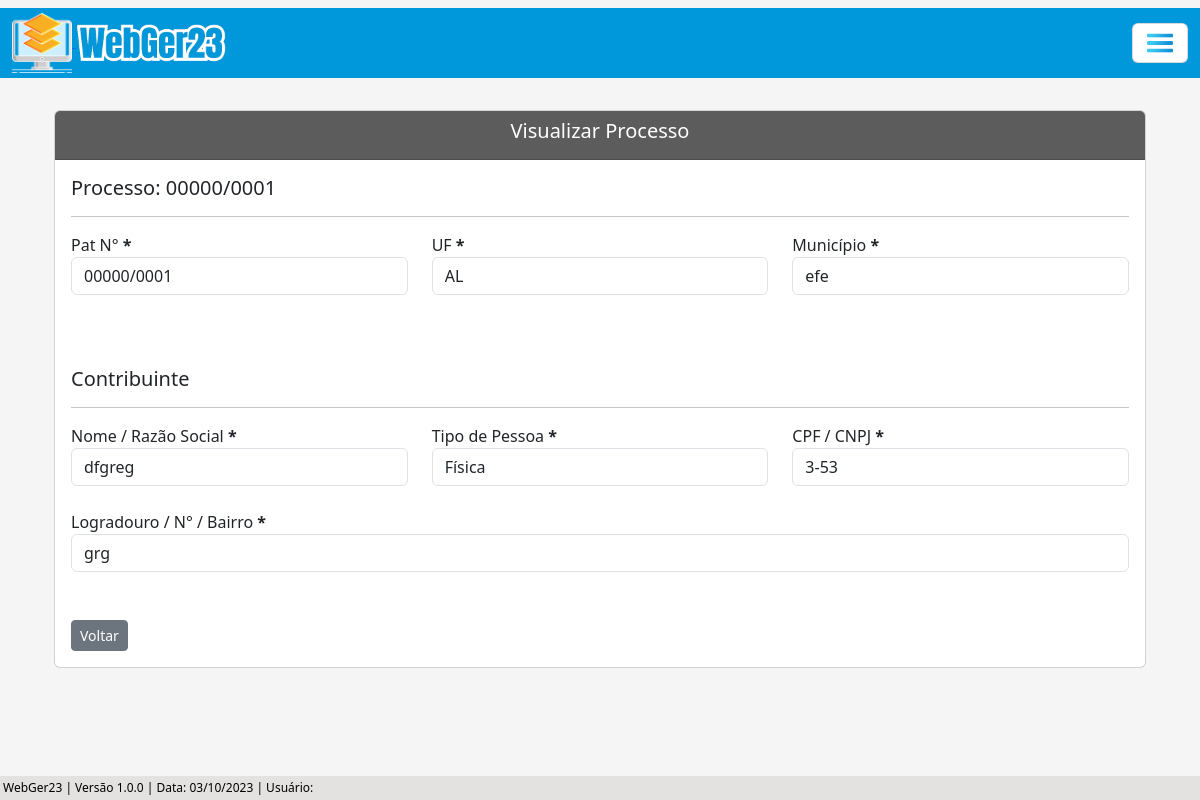
Page /visualizar/processo-adm/1/ on the earlier database version.
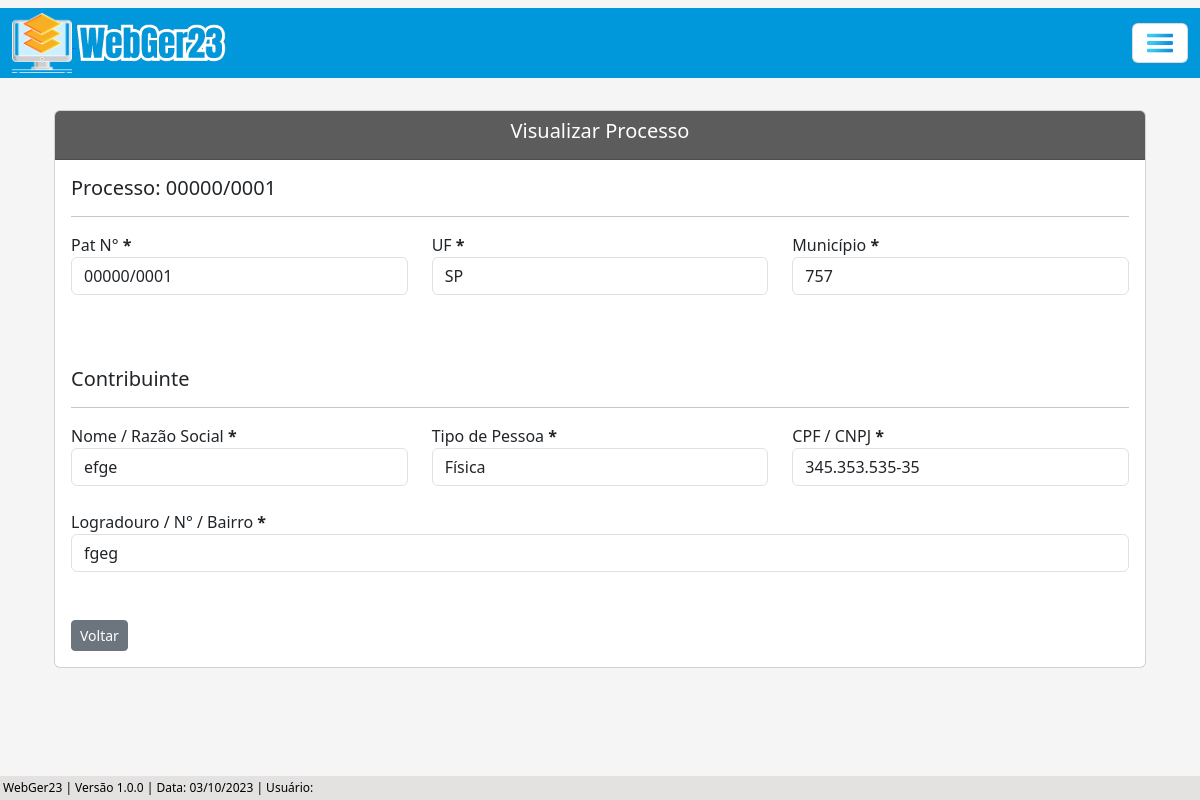
Same page on the later database version.
### processo/models.py (models this page shows, shortened)
class Base(models.Model): # Classe base, será herdada pelas outras classes
    data_criacao = models.DateField('data_criação', auto_now_add=True)
    data_alteracao = models.DateField('Alterado', auto_now=True)
    ativo = models.BooleanField('Ativo?', default=True)
    class Meta:
        abstract = True

class ProcessoAdm(Base):
    tipo_pessoas = (
        ('Física', 'Física'), ('Jurídica', 'Jurídica'),
    )
    criador_processo_adm = models.ForeignKey(get_user_model(), verbose_name='Usuário Criador', on_delete=models.CASCADE) # Usuário que criou o processo, utilizando chave primária com o get_user_model do django, para utilizar o usuário logado automaticamente
    numero = models.CharField(unique=True, verbose_name='N°', max_length=10) # Número do processo
    municipio = models.CharField(max_length=50, verbose_name='Município') # Município
    uf = models.CharField(max_length=2) # UF
    data_inicial = models.DateField(blank=True, null=True) # Data Inicial do Período do processo
    data_final = models.DateField(blank=True, null=True) # Data final do Período do processo
    data_div_ativa = models.DateField(blank=True, null=True) # Data dívida ativa
    valor_atributo = models.CharField(max_length=14, blank=True, null=True)  # Valor do atributo
    valor_multa = models.CharField(max_length=14, blank=True, null=True) # Valor da multa
    valor_credito = models.CharField(max_length=14, blank=True, null=True) # Valor do crédito
    valor_atualizado = models.CharField(max_length=14, blank=True, null=True) # Valor do atualizado
    data_valor_atualizado = models.DateField(blank=True, null=True) # Data valor atualizado
    nome_contribuinte = models.CharField(max_length=50)  # Nome / Razão Social
    tipo_pessoa = models.CharField(max_length=50, choices=tipo_pessoas) # Física / Jurídica # Utiliza choices(escolhas) para selecionar o tipo de pessoas
    documento = models.CharField(max_length=20, verbose_name='CPF/CNPJ', unique=True) # CPF / CNPJ
    nome_fantasia = models.CharField(max_length=50, blank=True, null=True) # Nome Fantasia
    email = models.EmailField(max_length=50, blank=True, null=True) # E-mail
    endereco = models.CharField(max_length=150) # Rua
    complemento = models.CharField(max_length=50, blank=True, null=True) # Complemento
    municipio_contribuinte = models.CharField(max_length=50, blank=True, null=True) # Município Contribuinte
    uf_contribuinte = models.CharField(max_length=2, verbose_name='UF', blank=True, null=True) # UF Contribuinte
    cep = models.CharField(max_length=10, blank=True, null=True) # CEP
    telefone = models.CharField(max_length=20, blank=True, null=True) # Telefone
    celular = models.CharField(max_length=20, blank=True, null=True) # Celular

### processo/views.py (the view)
# urls.py: path('visualizar/processo-adm/<int:pk>/', ProcessoAdmView.as_view(), name='proc-adm-view'),
class ProcessoAdmView(TemplateView):
    template_name = 'processos/views/processo_adm_view.html'
    def get_context_data(self, **kwargs):
        processo_pk = self.kwargs.get('pk') # Pega a PK do processo através da URL
        context = super().get_context_data(**kwargs)
        context['dados_processo'] = ProcessoAdm.objects.filter(pk=processo_pk) # Filtra os dados do processo através da pk
        return context

### processo/templates/processos/views/processo_adm_view.html (shortened to what this page needs)
{% extends 'index.html' %}
{% load static %}
{% load widget_tweaks %}
{% block conteudo %}
    <div class="container p-4">
        <div class="card">
            <div class="card-header text-white" style="background-color: #5c5c5c;">
                <h5 style="text-align: center;">Visualizar Processo</h5>
            </div>
            <div class="card-body">
                {% for atributo in dados_processo %}
                    <h5>Processo: {{ atributo.numero }}</h5>
                    <hr>
                    <div class="row">
                        {% if atributo.numero %}
                            <div class="col">
                                <label for="numero">Pat N° <b>*</b></label>
                                <input type="text" class="form-control" value="{{ atributo.numero}}" readonly>
                            </div>
                        {% endif %}
                        {% if atributo.uf %}
                            <div class="col">
                                <label for="uf">UF <b>*</b></label>
                                <input type="text" class="form-control" value="{{ atributo.uf }}" readonly>
                            </div>
                        {% endif %}
                        {% if atributo.municipio %}
                            <div class="col">
                                <label for="municipio">Município <b>*</b></label>
                                <input type="text" class="form-control" value="{{ atributo.municipio }}" readonly>
                            </div>
                        {% endif %}
                    </div>
                    <br>
                    <br><br>
                    <h5>Contribuinte</h5>
                    <hr>
                    <div class="row">
                        {% if atributo.nome_contribuinte %}
                            <div class="col">
                                <label for="nome_contribuinte">Nome / Razão Social <b>*</b></label>
                                <input type="text" class="form-control" value="{{ atributo.nome_contribuinte }}" readonly>
                            </div>
                        {% endif %}
                        {% if atributo.tipo_pessoa %}
                            <div class="col">
                                <label for="tipo_pessoa">Tipo de Pessoa <b>*</b></label>
                                <input type="text" class="form-control" value="{{ atributo.tipo_pessoa }}" readonly>
                            </div>
                        {% endif %}
                        {% if atributo.documento %}
                            <div class="col">
                                <label for="documento">CPF / CNPJ <b>*</b></label>
                                <input type="text" class="form-control" value="{{ atributo.documento }}" readonly>
                            </div>
                        {% endif %}
                    </div>
                    <br>
                    <div class="row">
                        {% if atributo.endereco %}
                            <div class="col">
                                <label for="endereco">Logradouro / N° / Bairro <b>*</b></label>
                                <input type="text" class="form-control" value="{{ atributo.endereco }}" id="endereco" readonly>
                            </div>
                        {% endif %}
                    </div>
                    <br>
                    <br>
                    <a href="{% url 'proc-adm-list' %}" class="btn btn-secondary btn-sm">Voltar</a>
                {% endfor %}
            </div>
        </div>
    </div>
    <br><br>
{% endblock %}

### core/templates/index.html (shortened to what this page needs)
{% load static %}
<!DOCTYPE html>
<html lang="pt-br">
<head>
    <link href="https://cdn.jsdelivr.net/npm/bootstrap@5.3.1/dist/css/bootstrap.min.css" rel="stylesheet">
    <link rel="stylesheet" href="https://cdn.jsdelivr.net/npm/bootstrap-icons@1.10.5/font/bootstrap-icons.css">
    <link rel="stylesheet" href="{% static 'css/estilos.css' %}">
    <link href="https://cdn.datatables.net/v/bs5/dt-1.13.6/datatables.min.css" rel="stylesheet">
</head>
<body>
    {% block menu %}
      <nav class="navbar">
        <div class="container-fluid">
             <a href="{% url 'index' %}"><img src="{% static 'img/logo.png' %}" alt="" width="60"> <img src="{% static 'img/webger.png' %}" alt="" width="150"></a>
          <button class="navbar-toggler" type="button" data-bs-toggle="offcanvas" data-bs-target="#offcanvasNavbar" aria-controls="offcanvasNavbar" aria-label="Toggle navigation" style="background-color: white;">
            <span><img src="{% static 'img/menu.png' %}" width="30"></span>
          </button>
        </div>
      </nav>
    {% endblock %}
    {% block conteudo %}{% endblock %}
    {% block rodape %}
      <div class="rodape">
        WebGer23 | Versão 1.0.0 | Data: {% now 'd/m/Y' %} | Usuário: {{ user.get_full_name }}
      </div>
    {% endblock %}
</body>
</html>

### core/static/css/estilos.css (style rules this page uses)
.container-fluid { background-color: #0098DB; height: 70px; }
body { background-color: whitesmoke; margin: 0; padding: 0; display: flex; flex-direction: column; min-height: 100vh; position: relative; }
.rodape { background-color: rgb(228, 225, 225); color: black; padding: 3px; text-align: left; font-size: 12px; position: absolute; bottom: 0; width: 100%; }

Differences in the rows shown:
changed ProcessoAdm "Física": uf "AL" → "SP"; municipio "efe" → "757"; nome_contribuinte "dfgreg" → "efge"; documento "3-53" → "345.353.535-35"; endereco "grg" → "fgeg"
